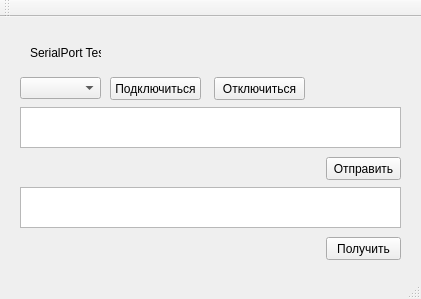
<?xml version="1.0" encoding="UTF-8"?>
<ui version="4.0">
 <class>MainWindow</class>
 <widget class="QMainWindow" name="MainWindow">
  <property name="geometry">
   <rect>
    <x>0</x>
    <y>0</y>
    <width>421</width>
    <height>299</height>
   </rect>
  </property>
  <property name="windowTitle">
   <string>MainWindow</string>
  </property>
  <widget class="QWidget" name="centralWidget">
   <widget class="QLabel" name="label">
    <property name="geometry">
     <rect>
      <x>30</x>
      <y>20</y>
      <width>71</width>
      <height>31</height>
     </rect>
    </property>
    <property name="text">
     <string>SerialPort Test</string>
    </property>
   </widget>
   <widget class="QPushButton" name="pushButton">
    <property name="geometry">
     <rect>
      <x>110</x>
      <y>60</y>
      <width>91</width>
      <height>23</height>
     </rect>
    </property>
    <property name="text">
     <string>Подключиться</string>
    </property>
   </widget>
   <widget class="QComboBox" name="comboBox">
    <property name="geometry">
     <rect>
      <x>20</x>
      <y>60</y>
      <width>81</width>
      <height>22</height>
     </rect>
    </property>
    <property name="currentText">
     <string notr="true"/>
    </property>
   </widget>
   <widget class="QPushButton" name="pushButton_2">
    <property name="geometry">
     <rect>
      <x>214</x>
      <y>60</y>
      <width>91</width>
      <height>23</height>
     </rect>
    </property>
    <property name="text">
     <string>Отключиться</string>
    </property>
   </widget>
   <widget class="QTextEdit" name="textEdit">
    <property name="geometry">
     <rect>
      <x>20</x>
      <y>90</y>
      <width>381</width>
      <height>41</height>
     </rect>
    </property>
   </widget>
   <widget class="QPushButton" name="pushButton_3">
    <property name="geometry">
     <rect>
      <x>326</x>
      <y>140</y>
      <width>75</width>
      <height>23</height>
     </rect>
    </property>
    <property name="text">
     <string>Отправить</string>
    </property>
   </widget>
   <widget class="QTextEdit" name="textEdit_2">
    <property name="geometry">
     <rect>
      <x>20</x>
      <y>170</y>
      <width>381</width>
      <height>41</height>
     </rect>
    </property>
   </widget>
   <widget class="QPushButton" name="pushButton_4">
    <property name="geometry">
     <rect>
      <x>326</x>
      <y>220</y>
      <width>75</width>
      <height>23</height>
     </rect>
    </property>
    <property name="text">
     <string>Получить</string>
    </property>
   </widget>
  </widget>
  <widget class="QMenuBar" name="menuBar">
   <property name="geometry">
    <rect>
     <x>0</x>
     <y>0</y>
     <width>421</width>
     <height>21</height>
    </rect>
   </property>
  </widget>
  <widget class="QToolBar" name="mainToolBar">
   <attribute name="toolBarArea">
    <enum>TopToolBarArea</enum>
   </attribute>
   <attribute name="toolBarBreak">
    <bool>false</bool>
   </attribute>
  </widget>
  <widget class="QStatusBar" name="statusBar"/>
 </widget>
 <layoutdefault spacing="6" margin="11"/>
 <resources/>
 <connections/>
</ui>
